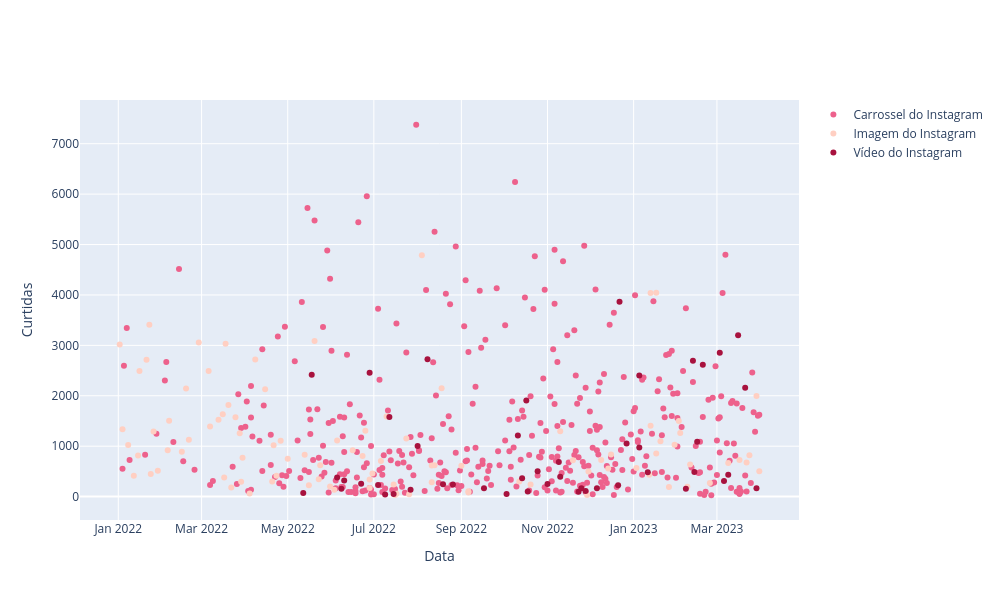

Notebook code cell kept with this figure:
### Markdown cell above
## Dispersão Métrica curtidas

### Code cell
color_map = {
    'Carrossel do Instagram': '#ED618C',
    'Imagem do Instagram': '#FFCFC2',
    'Vídeo do Instagram': '#A8123E'
}

fig = go.Figure()

for category, color in color_map.items():
    filtered_data = df[df['tipo_de_publicação'] == category]
    fig.add_trace(go.Scatter(
        x=filtered_data['data'],
        y=filtered_data['curtidas'],
        mode='markers',
        marker=dict(color=color),
        name=category
    ))

fig.update_layout(
    width=1000,
    height=600,
    xaxis_title='Data',
    yaxis_title='Curtidas'
)

fig.show()

### Figure 1 — Plotly figure (JSON) as saved in the notebook; plotly's stock layout.template omitted (floating-point values rounded to 4 significant figures; data arrays with more than 128 entries replaced by an {"elided": "..."} marker saying what was removed)
{"data": [{"marker": {"color": "#ED618C"}, "mode": "markers", "name": "Carrossel do Instagram", "type": "scatter", "x": {"elided": "379 str values"}, "y": {"elided": "379 int values"}}, {"marker": {"color": "#FFCFC2"}, "mode": "markers", "name": "Imagem do Instagram", "type": "scatter", "x": ["2022-01-04", "2022-01-08", "2022-01-12", "2022-01-15", "2022-01-16", "2022-01-21", "2022-01-23", "2022-01-24", "2022-01-26", "2022-01-29", "2022-02-05", "2022-02-06", "2022-02-15", "2022-02-18", "2022-02-20", "2022-02-27", "2022-03-06", "2022-03-07", "2022-03-13", "2022-03-16", "2022-03-17", "2022-03-18", "2022-03-20", "2022-03-22", "2022-03-25", "2022-03-28", "2022-03-29", "2022-03-30", "2022-01-02", "2022-04-04", "2022-04-08", "2022-04-15", "2022-04-20", "2022-04-21", "2022-04-23", "2022-04-26", "2022-05-01", "2022-05-13", "2022-05-16", "2022-05-20", "2022-05-23", "2022-05-24", "2022-05-31", "2022-06-03", "2022-06-05", "2022-06-16", "2022-06-23", "2022-06-25", "2022-06-28", "2022-06-28", "2022-06-30", "2022-07-06", "2022-07-10", "2022-07-15", "2022-07-16", "2022-07-17", "2022-07-24", "2022-07-26", "2022-08-04", "2022-08-11", "2022-08-11", "2022-08-13", "2022-08-18", "2022-09-01", "2022-09-06", "2022-09-06", "2022-10-12", "2022-10-20", "2022-11-10", "2022-11-19", "2022-11-29", "2022-11-30", "2022-12-09", "2022-12-14", "2022-12-16", "2023-01-03", "2023-01-12", "2023-01-13", "2023-01-13", "2023-01-17", "2023-01-17", "2023-01-20", "2023-01-26", "2023-01-30", "2023-02-02", "2023-02-03", "2023-02-08", "2023-02-10", "2023-02-24", "2023-03-09", "2023-03-17", "2023-03-22", "2023-03-24", "2023-03-29", "2023-03-31"], "y": [1337, 1025, 415, 815, 2490, 2715, 3407, 448, 1293, 514, 921, 1505, 889, 2142, 1129, 3055, 2494, 1390, 1527, 1634, 378, 3033, 1815, 181, 1576, 1257, 294, 772, 3018, 63, 2721, 2132, 301, 1018, 414, 1108, 752, 829, 226, 3088, 342, 621, 200, 135, 1113, 920, 805, 1307, 338, 169, 458, 707, 1589, 238, 34, 59, 1152, 47, 4788, 617, 286, 621, 2150, 613, 106, 83, 301, 238, 1295, 721, 34, 500, 725, 560, 835, 567, 434, 1404, 4037, 855, 4044, 1097, 189, 1031, 1500, 1261, 197, 639, 270, 665, 724, 676, 820, 1995, 502]}, {"marker": {"color": "#A8123E"}, "mode": "markers", "name": "Vídeo do Instagram", "type": "scatter", "x": ["2022-05-12", "2022-05-18", "2022-06-05", "2022-06-08", "2022-06-10", "2022-06-22", "2022-06-28", "2022-07-04", "2022-07-09", "2022-07-12", "2022-07-15", "2022-07-27", "2022-08-01", "2022-08-08", "2022-08-19", "2022-08-26", "2022-09-17", "2022-10-11", "2022-10-14", "2022-10-17", "2022-10-18", "2022-10-25", "2022-11-01", "2022-11-09", "2022-11-10", "2022-11-23", "2022-11-25", "2022-11-28", "2022-12-06", "2022-12-21", "2022-12-22", "2022-12-27", "2022-10-03", "2023-01-05", "2023-01-05", "2023-01-11", "2023-02-07", "2023-02-12", "2023-02-13", "2023-02-15", "2023-02-19", "2023-03-03", "2023-03-06", "2023-03-09", "2023-03-16", "2023-03-21", "2023-03-29"], "y": [71, 2417, 381, 158, 318, 257, 2456, 232, 44, 1580, 54, 136, 1003, 2725, 247, 240, 164, 1213, 362, 1905, 99, 503, 252, 687, 394, 95, 164, 113, 166, 226, 3865, 1055, 53, 2403, 975, 481, 155, 2696, 486, 1087, 2614, 2852, 310, 433, 3201, 2161, 165]}], "layout": {"height": 600, "width": 1000, "xaxis": {"autorange": true, "range": ["2021-12-04 19:57:28.855", "2023-04-28 04:02:31.145"], "title": {"text": "Data"}, "type": "date"}, "yaxis": {"autorange": true, "range": [-463.9, 7867.0], "title": {"text": "Curtidas"}, "type": "linear"}}}
